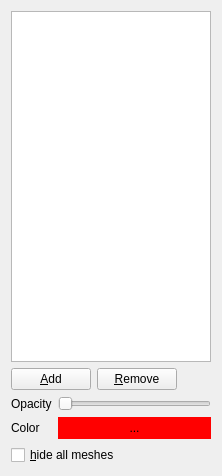
<?xml version="1.0" encoding="UTF-8"?>
<ui version="4.0">
 <class>MeshesDialog</class>
 <widget class="QWidget" name="MeshesDialog">
  <property name="geometry">
   <rect>
    <x>0</x>
    <y>0</y>
    <width>222</width>
    <height>476</height>
   </rect>
  </property>
  <property name="windowTitle">
   <string>Form</string>
  </property>
  <layout class="QGridLayout" name="gridLayout">
   <item row="0" column="0" colspan="4">
    <widget class="QListWidget" name="meshesList">
     <property name="editTriggers">
      <set>QAbstractItemView::NoEditTriggers</set>
     </property>
     <property name="selectionMode">
      <enum>QAbstractItemView::ExtendedSelection</enum>
     </property>
    </widget>
   </item>
   <item row="1" column="0" colspan="2">
    <widget class="QPushButton" name="addMeshButton">
     <property name="text">
      <string>&amp;Add</string>
     </property>
    </widget>
   </item>
   <item row="1" column="2">
    <widget class="QPushButton" name="removeMeshButton">
     <property name="text">
      <string>&amp;Remove</string>
     </property>
    </widget>
   </item>
   <item row="1" column="3">
    <spacer name="horizontalSpacer_2">
     <property name="orientation">
      <enum>Qt::Horizontal</enum>
     </property>
     <property name="sizeHint" stdset="0">
      <size>
       <width>40</width>
       <height>20</height>
      </size>
     </property>
    </spacer>
   </item>
   <item row="2" column="0">
    <widget class="QLabel" name="label">
     <property name="text">
      <string>Opacity</string>
     </property>
    </widget>
   </item>
   <item row="2" column="1" colspan="3">
    <widget class="QSlider" name="opacitySlider">
     <property name="maximum">
      <number>100</number>
     </property>
     <property name="tracking">
      <bool>false</bool>
     </property>
     <property name="orientation">
      <enum>Qt::Horizontal</enum>
     </property>
     <property name="invertedAppearance">
      <bool>false</bool>
     </property>
     <property name="invertedControls">
      <bool>false</bool>
     </property>
     <property name="tickPosition">
      <enum>QSlider::NoTicks</enum>
     </property>
     <property name="tickInterval">
      <number>0</number>
     </property>
    </widget>
   </item>
   <item row="3" column="0">
    <widget class="QLabel" name="label_2">
     <property name="text">
      <string>Color</string>
     </property>
    </widget>
   </item>
   <item row="3" column="1" colspan="3">
    <widget class="QPushButton" name="changeColorButton">
     <property name="palette">
      <palette>
       <active>
        <colorrole role="WindowText">
         <brush brushstyle="SolidPattern">
          <color alpha="255">
           <red>0</red>
           <green>0</green>
           <blue>0</blue>
          </color>
         </brush>
        </colorrole>
        <colorrole role="Button">
         <brush brushstyle="SolidPattern">
          <color alpha="255">
           <red>255</red>
           <green>0</green>
           <blue>0</blue>
          </color>
         </brush>
        </colorrole>
        <colorrole role="Light">
         <brush brushstyle="SolidPattern">
          <color alpha="255">
           <red>255</red>
           <green>127</green>
           <blue>127</blue>
          </color>
         </brush>
        </colorrole>
        <colorrole role="Midlight">
         <brush brushstyle="SolidPattern">
          <color alpha="255">
           <red>255</red>
           <green>63</green>
           <blue>63</blue>
          </color>
         </brush>
        </colorrole>
        <colorrole role="Dark">
         <brush brushstyle="SolidPattern">
          <color alpha="255">
           <red>127</red>
           <green>0</green>
           <blue>0</blue>
          </color>
         </brush>
        </colorrole>
        <colorrole role="Mid">
         <brush brushstyle="SolidPattern">
          <color alpha="255">
           <red>170</red>
           <green>0</green>
           <blue>0</blue>
          </color>
         </brush>
        </colorrole>
        <colorrole role="Text">
         <brush brushstyle="SolidPattern">
          <color alpha="255">
           <red>0</red>
           <green>0</green>
           <blue>0</blue>
          </color>
         </brush>
        </colorrole>
        <colorrole role="BrightText">
         <brush brushstyle="SolidPattern">
          <color alpha="255">
           <red>255</red>
           <green>255</green>
           <blue>255</blue>
          </color>
         </brush>
        </colorrole>
        <colorrole role="ButtonText">
         <brush brushstyle="SolidPattern">
          <color alpha="255">
           <red>0</red>
           <green>0</green>
           <blue>0</blue>
          </color>
         </brush>
        </colorrole>
        <colorrole role="Base">
         <brush brushstyle="SolidPattern">
          <color alpha="255">
           <red>255</red>
           <green>255</green>
           <blue>255</blue>
          </color>
         </brush>
        </colorrole>
        <colorrole role="Window">
         <brush brushstyle="SolidPattern">
          <color alpha="255">
           <red>255</red>
           <green>0</green>
           <blue>0</blue>
          </color>
         </brush>
        </colorrole>
        <colorrole role="Shadow">
         <brush brushstyle="SolidPattern">
          <color alpha="255">
           <red>0</red>
           <green>0</green>
           <blue>0</blue>
          </color>
         </brush>
        </colorrole>
        <colorrole role="AlternateBase">
         <brush brushstyle="SolidPattern">
          <color alpha="255">
           <red>255</red>
           <green>127</green>
           <blue>127</blue>
          </color>
         </brush>
        </colorrole>
        <colorrole role="ToolTipBase">
         <brush brushstyle="SolidPattern">
          <color alpha="255">
           <red>255</red>
           <green>255</green>
           <blue>220</blue>
          </color>
         </brush>
        </colorrole>
        <colorrole role="ToolTipText">
         <brush brushstyle="SolidPattern">
          <color alpha="255">
           <red>0</red>
           <green>0</green>
           <blue>0</blue>
          </color>
         </brush>
        </colorrole>
       </active>
       <inactive>
        <colorrole role="WindowText">
         <brush brushstyle="SolidPattern">
          <color alpha="255">
           <red>0</red>
           <green>0</green>
           <blue>0</blue>
          </color>
         </brush>
        </colorrole>
        <colorrole role="Button">
         <brush brushstyle="SolidPattern">
          <color alpha="255">
           <red>255</red>
           <green>0</green>
           <blue>0</blue>
          </color>
         </brush>
        </colorrole>
        <colorrole role="Light">
         <brush brushstyle="SolidPattern">
          <color alpha="255">
           <red>255</red>
           <green>127</green>
           <blue>127</blue>
          </color>
         </brush>
        </colorrole>
        <colorrole role="Midlight">
         <brush brushstyle="SolidPattern">
          <color alpha="255">
           <red>255</red>
           <green>63</green>
           <blue>63</blue>
          </color>
         </brush>
        </colorrole>
        <colorrole role="Dark">
         <brush brushstyle="SolidPattern">
          <color alpha="255">
           <red>127</red>
           <green>0</green>
           <blue>0</blue>
          </color>
         </brush>
        </colorrole>
        <colorrole role="Mid">
         <brush brushstyle="SolidPattern">
          <color alpha="255">
           <red>170</red>
           <green>0</green>
           <blue>0</blue>
          </color>
         </brush>
        </colorrole>
        <colorrole role="Text">
         <brush brushstyle="SolidPattern">
          <color alpha="255">
           <red>0</red>
           <green>0</green>
           <blue>0</blue>
          </color>
         </brush>
        </colorrole>
        <colorrole role="BrightText">
         <brush brushstyle="SolidPattern">
          <color alpha="255">
           <red>255</red>
           <green>255</green>
           <blue>255</blue>
          </color>
         </brush>
        </colorrole>
        <colorrole role="ButtonText">
         <brush brushstyle="SolidPattern">
          <color alpha="255">
           <red>0</red>
           <green>0</green>
           <blue>0</blue>
          </color>
         </brush>
        </colorrole>
        <colorrole role="Base">
         <brush brushstyle="SolidPattern">
          <color alpha="255">
           <red>255</red>
           <green>255</green>
           <blue>255</blue>
          </color>
         </brush>
        </colorrole>
        <colorrole role="Window">
         <brush brushstyle="SolidPattern">
          <color alpha="255">
           <red>255</red>
           <green>0</green>
           <blue>0</blue>
          </color>
         </brush>
        </colorrole>
        <colorrole role="Shadow">
         <brush brushstyle="SolidPattern">
          <color alpha="255">
           <red>0</red>
           <green>0</green>
           <blue>0</blue>
          </color>
         </brush>
        </colorrole>
        <colorrole role="AlternateBase">
         <brush brushstyle="SolidPattern">
          <color alpha="255">
           <red>255</red>
           <green>127</green>
           <blue>127</blue>
          </color>
         </brush>
        </colorrole>
        <colorrole role="ToolTipBase">
         <brush brushstyle="SolidPattern">
          <color alpha="255">
           <red>255</red>
           <green>255</green>
           <blue>220</blue>
          </color>
         </brush>
        </colorrole>
        <colorrole role="ToolTipText">
         <brush brushstyle="SolidPattern">
          <color alpha="255">
           <red>0</red>
           <green>0</green>
           <blue>0</blue>
          </color>
         </brush>
        </colorrole>
       </inactive>
       <disabled>
        <colorrole role="WindowText">
         <brush brushstyle="SolidPattern">
          <color alpha="255">
           <red>127</red>
           <green>0</green>
           <blue>0</blue>
          </color>
         </brush>
        </colorrole>
        <colorrole role="Button">
         <brush brushstyle="SolidPattern">
          <color alpha="255">
           <red>255</red>
           <green>0</green>
           <blue>0</blue>
          </color>
         </brush>
        </colorrole>
        <colorrole role="Light">
         <brush brushstyle="SolidPattern">
          <color alpha="255">
           <red>255</red>
           <green>127</green>
           <blue>127</blue>
          </color>
         </brush>
        </colorrole>
        <colorrole role="Midlight">
         <brush brushstyle="SolidPattern">
          <color alpha="255">
           <red>255</red>
           <green>63</green>
           <blue>63</blue>
          </color>
         </brush>
        </colorrole>
        <colorrole role="Dark">
         <brush brushstyle="SolidPattern">
          <color alpha="255">
           <red>127</red>
           <green>0</green>
           <blue>0</blue>
          </color>
         </brush>
        </colorrole>
        <colorrole role="Mid">
         <brush brushstyle="SolidPattern">
          <color alpha="255">
           <red>170</red>
           <green>0</green>
           <blue>0</blue>
          </color>
         </brush>
        </colorrole>
        <colorrole role="Text">
         <brush brushstyle="SolidPattern">
          <color alpha="255">
           <red>127</red>
           <green>0</green>
           <blue>0</blue>
          </color>
         </brush>
        </colorrole>
        <colorrole role="BrightText">
         <brush brushstyle="SolidPattern">
          <color alpha="255">
           <red>255</red>
           <green>255</green>
           <blue>255</blue>
          </color>
         </brush>
        </colorrole>
        <colorrole role="ButtonText">
         <brush brushstyle="SolidPattern">
          <color alpha="255">
           <red>127</red>
           <green>0</green>
           <blue>0</blue>
          </color>
         </brush>
        </colorrole>
        <colorrole role="Base">
         <brush brushstyle="SolidPattern">
          <color alpha="255">
           <red>255</red>
           <green>0</green>
           <blue>0</blue>
          </color>
         </brush>
        </colorrole>
        <colorrole role="Window">
         <brush brushstyle="SolidPattern">
          <color alpha="255">
           <red>255</red>
           <green>0</green>
           <blue>0</blue>
          </color>
         </brush>
        </colorrole>
        <colorrole role="Shadow">
         <brush brushstyle="SolidPattern">
          <color alpha="255">
           <red>0</red>
           <green>0</green>
           <blue>0</blue>
          </color>
         </brush>
        </colorrole>
        <colorrole role="AlternateBase">
         <brush brushstyle="SolidPattern">
          <color alpha="255">
           <red>255</red>
           <green>0</green>
           <blue>0</blue>
          </color>
         </brush>
        </colorrole>
        <colorrole role="ToolTipBase">
         <brush brushstyle="SolidPattern">
          <color alpha="255">
           <red>255</red>
           <green>255</green>
           <blue>220</blue>
          </color>
         </brush>
        </colorrole>
        <colorrole role="ToolTipText">
         <brush brushstyle="SolidPattern">
          <color alpha="255">
           <red>0</red>
           <green>0</green>
           <blue>0</blue>
          </color>
         </brush>
        </colorrole>
       </disabled>
      </palette>
     </property>
     <property name="autoFillBackground">
      <bool>true</bool>
     </property>
     <property name="text">
      <string>...</string>
     </property>
     <property name="flat">
      <bool>true</bool>
     </property>
    </widget>
   </item>
   <item row="4" column="0" colspan="3">
    <widget class="QCheckBox" name="hideMeshesCheckBox">
     <property name="text">
      <string>&amp;hide all meshes</string>
     </property>
    </widget>
   </item>
  </layout>
 </widget>
 <resources/>
 <connections/>
</ui>
